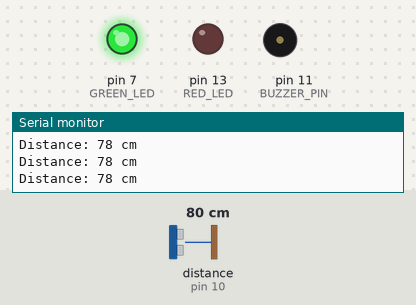
Simulated run of this sketch. Board: Arduino Uno, built with avr-gcc and run on an emulated ATmega328P. Parts: output pins drawn as LEDs (lit = HIGH), buzzer (waves = sounding), the last lines printed to the serial monitor. Wiring (inferred from the names in the program): ultrasonic range finder: trigger pin 9; echo pin 10. The test bench sets the inputs (shaded band); at power-on: distance to the obstacle (sensor on pin 10) 80 cm. The echo pulse lasts 58.3 µs per cm; pins used as bus, display or sensor lines are not drawn.

Above: at 1.2 s.
1.3 s: distance to the obstacle (sensor on pin 10) set to 34 cm
4.3 s: distance to the obstacle (sensor on pin 10) set to 28 cm
At 4.51 s:
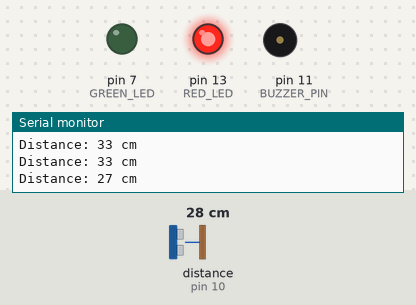
7.3 s: distance to the obstacle (sensor on pin 10) set to 8 cm
At 7.47 s:
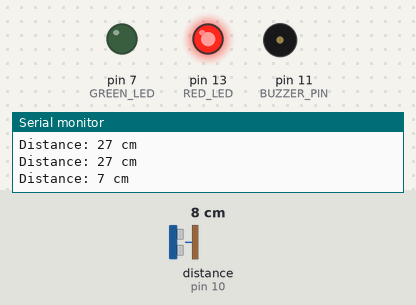
10.3 s: distance to the obstacle (sensor on pin 10) set to 5 cm
At 11.1 s:
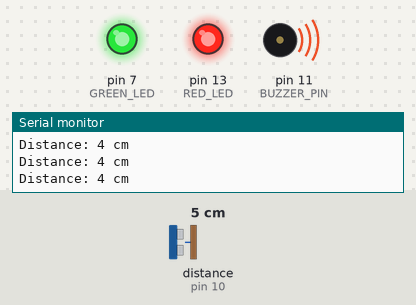
11.9 s: distance to the obstacle (sensor on pin 10) set to 9 cm
At 12.03 s:
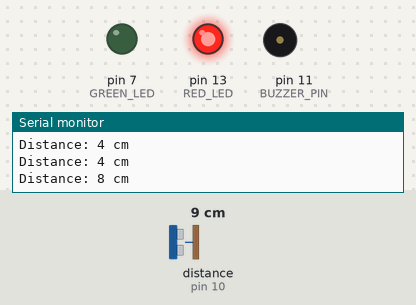
14.9 s: distance to the obstacle (sensor on pin 10) set to 2 cm
At 15.6 s:
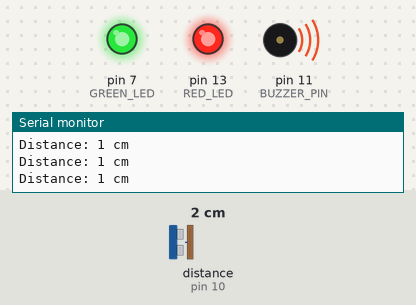
Timing chart, 0 to 17.5 s (numbered marks = the images above; inputs shaded):
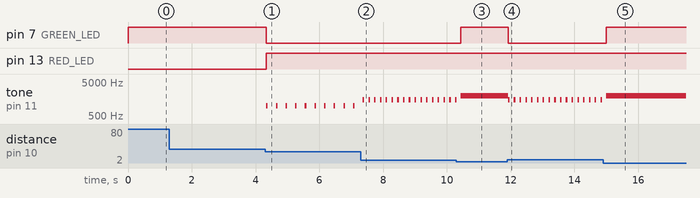

The sketch:

sketch_sep16a.ino
```cpp
// Defining the pins
const int TRIG_PIN   = 9;
const int ECHO_PIN   = 10;
const int GREEN_LED  = 7;
const int RED_LED    = 13;
const int BUZZER_PIN = 11;

void setup() {
  // Initializing serial monitor for debugging
  Serial.begin(9600);

  // Configure pin modes
  pinMode(TRIG_PIN, OUTPUT);
  pinMode(ECHO_PIN, INPUT);
  pinMode(GREEN_LED, OUTPUT);
  pinMode(RED_LED, OUTPUT);
  pinMode(BUZZER_PIN, OUTPUT);
}

void loop() {
  // Trigger a 10 microsecond pulse to Ultrasonic Sensor
  digitalWrite(TRIG_PIN, LOW);
  delayMicroseconds(2);
  digitalWrite(TRIG_PIN, HIGH);
  delayMicroseconds(10);
  digitalWrite(TRIG_PIN, LOW);

  // Read echo travel time in microseconds
  long duration = pulseIn(ECHO_PIN, HIGH);

  // Calculate distance in cm
  // Speed of sound = 0.034 cm/us
  int distanceCm = duration * 0.034 / 2;

  // Print distance output to serial monitor
  Serial.print("Distance: ");
  Serial.print(distanceCm);
  Serial.println(" cm");

  // Logic for distance
  if (distanceCm > 30 || distanceCm <= 0) {
    // All clear + Green LED is on
    setIndicators(HIGH, LOW);
    noTone(BUZZER_PIN);
  }
  else if (distanceCm > 15 && distanceCm <= 30) {
    // Beep slowly
    setIndicators(LOW, HIGH);
    triggerBeep(1000, 200); // 1kHz tone, 200ms delay
  }
  else if (distanceCm > 5 && distanceCm <= 15) {
    // Beep faster
    setIndicators(LOW, HIGH);
    triggerBeep(1500, 80); // 1.5kHz tone, 80ms delay
  }
  else {
    // Loud alarm tone + Turn both LED on
    //If < 5cm
    setIndicators(HIGH, HIGH);
    tone(BUZZER_PIN, 2000); // Continuous 2kHz warning
  }

  delay(50); // Small delay
}

// Update LED states
void setIndicators(bool green, bool red) {
  digitalWrite(GREEN_LED, green);
  digitalWrite(RED_LED, red);

}

// Pulse the buzzer
void triggerBeep(int frequency, int delayMs) {
  tone(BUZZER_PIN, frequency);
  delay(50);
  noTone(BUZZER_PIN);
  delay(delayMs);
}
```

Measured:
- the behaviour switches between 32 and 31 cm on distance to the obstacle (sensor on pin 10) (found by bisection; images 0 and 1)
- the behaviour switches between 7 and 6 cm on distance to the obstacle (sensor on pin 10) (found by bisection; images 2 and 3)
- after the input at 4.3 s, pin 7 (GREEN_LED): HIGH → LOW at once; pin 13 (RED_LED): LOW → HIGH at once; tone on pin 11 (BUZZER_PIN): alternates 1000 Hz for 0.05 s and silent for 0.25 s, starting at once
- after the input at 7.3 s, tone on pin 11 (BUZZER_PIN): alternates 1500 Hz for 0.05 s and silent for 0.13 s, starting after 0.06 s
- after the input at 10.3 s, pin 7 (GREEN_LED): LOW → HIGH after 0.14 s
- after the input at 11.9 s, pin 7 (GREEN_LED): HIGH → LOW at once; tone on pin 11 (BUZZER_PIN): alternates 1500 Hz for 0.05 s and silent for 0.13 s, starting at once
- after the input at 14.9 s, pin 7 (GREEN_LED): LOW → HIGH after 0.10 s
